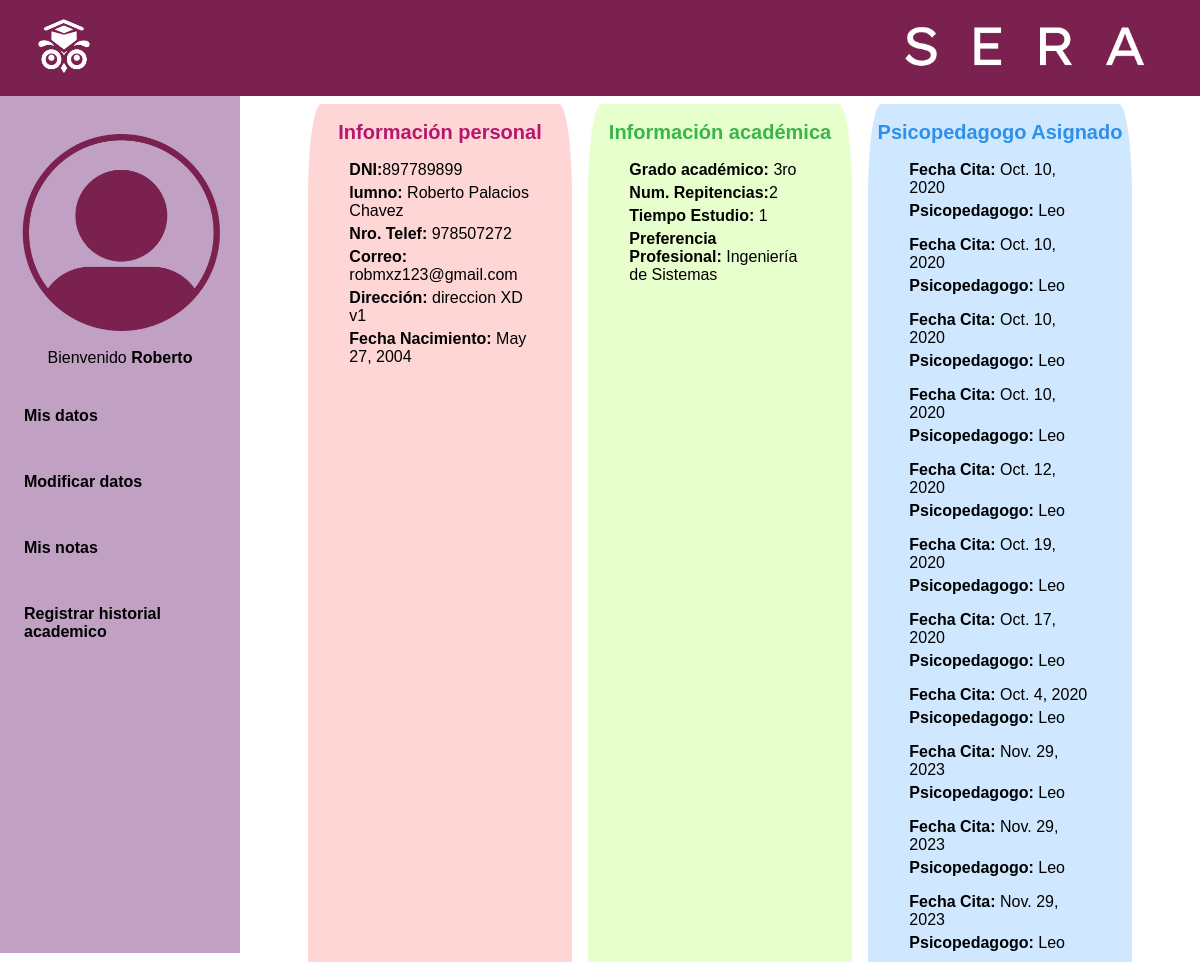
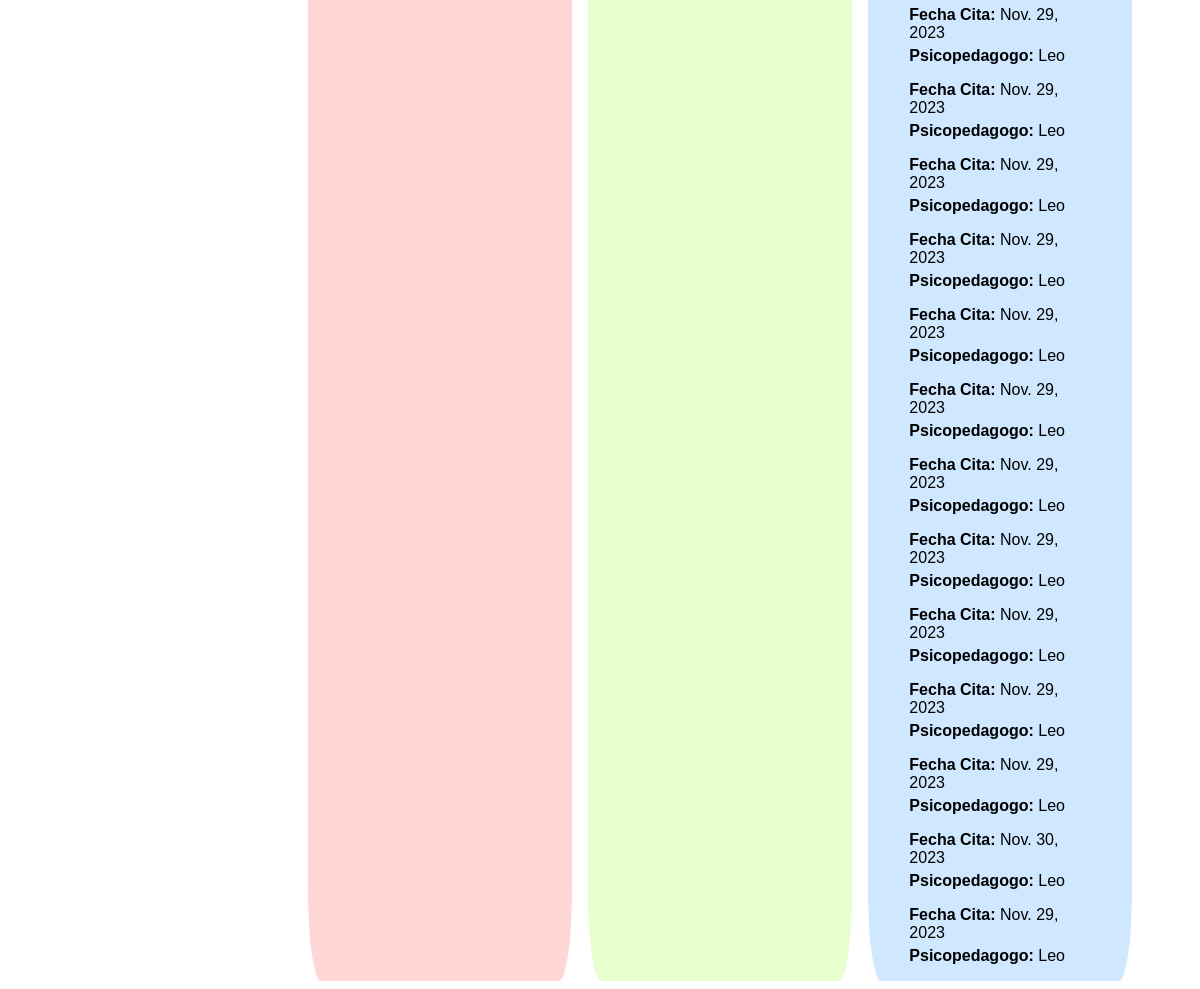
Page /estudiante (signed in) on the committed database (2 pictures, top to bottom).
### main/models.py (models this page shows, shortened)
class Alumno(models.Model):
    user = models.ForeignKey(User, on_delete=models.CASCADE)
    documento_identidad = models.CharField(max_length=20, unique=True)
    nombre = models.CharField(max_length=100)
    apellidos = models.CharField(max_length=100)
    fecha_nacimiento = models.DateField()
    sexo = models.CharField(max_length=1, choices=[('M', 'Masculino'), ('F', 'Femenino')])
    telefono = models.CharField(max_length=15)
    direccion = models.TextField()
    correo_electronico = models.EmailField(unique=True)

class HistorialAcademico(models.Model):
    alumno = models.ForeignKey(Alumno, on_delete=models.CASCADE)
    grado_academico = models.CharField(max_length=50)
    numero_repitencias = models.IntegerField(default=0)
    tiempo_estudio = models.IntegerField()  # Puedes ajustar este campo según tus necesidades
    preferencia_profesional = models.CharField(max_length=100)

class Cita(models.Model):
    psicopedagogo = models.ForeignKey(Psicopedagogo, on_delete=models.CASCADE)
    alumno = models.ForeignKey(Alumno, on_delete=models.CASCADE)
    fecha = models.DateField()

class Psicopedagogo(models.Model):
    user = models.ForeignKey(User, on_delete=models.CASCADE)
    Psicopedagogo_DNI = models.CharField(max_length=8, unique=True)
    Psicopedagogo_NOMBRE = models.CharField(max_length=100)
    Psicopedagogo_APELLIDOS = models.CharField(max_length=100)
    Psicopedagogo_FECHA_NACIMIENTO = models.DateField()
    Psicopedagogo_GRADO_ACADEMICO = models.CharField(max_length=20)
    Psicopedagogo_NUMERO_TELEFONICO = models.CharField(max_length=9)
    Psicopedagogo_DIRECCION = models.TextField()
    Psicopedagogo_CORREO_ELECTRONICO = models.EmailField(unique=True)
    def __str__(self):
        return f"{self.Psicopedagogo_NOMBRE} "

### main/views.py (the view)
# urls.py: path('estudiante',views.estudiante, name='estudiante'),
def estudiante(request):
    user_actual = request.user
    alumnos = Alumno.objects.filter(user=user_actual)
    alumno = get_object_or_404(Alumno, user=request.user)
    hists = HistorialAcademico.objects.filter(alumno=alumno)
    context = {"alumnos": alumnos, "hists": hists}
    citas = Cita.objects.filter(alumno=alumno)
    context = {"alumnos": alumnos, "hists": hists, "citas":citas}
    return render(request,'main/estudiante.html', context)

### main/templates/main/estudiante.html (shortened to what this page needs)
{% extends 'main/base.html' %}
{% block content %}
{% load static %}
<head>
    <link rel="stylesheet" href="{% static 'style.css' %}">
</head>
<body class="body2">
    <header>
      <img src="{% static 'assets/SERA_LOGO_BLANCO.png' %}" alt="imagen-logo">
      <img src="{% static 'assets/SERA_TITULO_BLANCO.png' %}" alt="imagen-logo">
    </header>
    <div class="display-flex">
      <nav>
        <img src="{% static 'assets/ICONO_GENERAL_PERFIL.png' %}" alt="foto-persona">
        {% for alumno in alumnos %}
            <p>Bienvenido <strong>{{alumno.nombre}}</strong></p>
        {%endfor%}
        <a href="/estudiante" class="class-option">Mis datos</a>
        <a href="/editar-alumno" class="class-option">Modificar datos</a>
        <a href="/estudiante-notas" class="class-option">Mis notas</a>
        <a href="/create-historial" class="class-option">Registrar historial academico</a>
      </nav>
    <main>
        <div class="grid-center">
          <section class="personal-data container-data">
            <h2>Información personal</h2>
            {% for alumno in alumnos %}
            <ul>
              <li><b>DNI:</b>{{alumno.documento_identidad}}</li>
              <li><b>lumno:</b> {{alumno.nombre}} {{alumno.apellidos}} </li>
              <li><b>Nro. Telef:</b> {{alumno.telefono}}</li>
              <li><b>Correo:</b> {{alumno.correo_electronico}}</li>
              <li><b>Dirección:</b> {{alumno.direccion}}</li>
              <li><b>Fecha Nacimiento:</b> {{alumno.fecha_nacimiento}}</li>
            </ul>
            {%endfor%}
          </section>
          <section class="academic-data container-data">
            <h2>Información académica</h2>
              {% for hist in hists %}
              <ul>
                <li><b>Grado académico:</b> {{hist.grado_academico}}</li>
                <li><b>Num. Repitencias:</b>{{hist.numero_repitencias}}</li>
                <li><b>Tiempo Estudio:</b> {{hist.tiempo_estudio}}</li>
                <li><b>Preferencia Profesional:</b> {{hist.preferencia_profesional}}</li>
              </ul>
            {%endfor%}
          </section>
          <section class="assigned-tutoring container-data">
            <h2>Psicopedagogo Asignado</h2>
            {% for cita in citas %}
              <ul>
                <li><b>Fecha Cita:  </b> {{cita.fecha}}</li>
                <li><b>Psicopedagogo:</b> {{cita.psicopedagogo}}</li>
              </ul>
            {%endfor%}
          </section>
        </div>
      </main>
    </div>
    {% endblock %}

### main/static/style.css (style rules this page uses)
:root { --color1:#c0a0c3; --color2:#f1889b; --color3:#ffcdd4; --color4:#7A2150; --negro: #000000; --blanco: #FFFFFF; --rosado-claro:#FFD6D6; --rosado-oscuro:#B4186E; --verde-oscuro:#39B54A; --verde-claro:#E7FFCC; --azul-claro:#CFE8FF; --azul-oscuro:#2D90EB; --rosa-palido:#C170A1; --gris: #F1F1F1; --lavanda: #E7E6FB; --rosa-bebe: #F9E5EA; --panache: #FBEDD9; --cian-palido: #CFF6FF; --rojo: #ED1D2B; --gris-oscuro: #737373; --fuentePrincipal: 'Lexend-Deca',sans-serif; }
html, body { height: 100%; margin: 0; padding: 0; overflow-x: hidden; position: relative; background-image: url('assets/SERA_IMAGEN_FONDO_LOGIN.png'); background-size: cover; background-color: var(--negro); background-repeat: no-repeat; font-family: var(--fuentePrincipal); }
main { margin: 0 auto; max-width: 70%; }
.body2 { background-image: none; background-color: var(--blanco); height: 100%; margin: 0; padding: 0; overflow-x: hidden; position: relative; background-size: cover; background-repeat: no-repeat; font-family: var(--fuentePrincipal); }
header { display: flex; background-color:var(--color4); width: 100%; height: 10vh; margin: 0; padding: 1vh; justify-content: space-between; }
header img { height: 80%; margin:0.5% 2%; }
nav { display: grid; background-color: var(--color1); height: 100%; width: 20%; }
nav img { margin-top: 15%; width: 100%; }
.class-option { text-decoration: none; color: var(--negro); font-weight: bold; padding:10%; }
h2 { font-size: 20px; font-weight: bold; text-align: center; }
ul { list-style-type: none; padding: 0 15%; }
li { margin-bottom: 5px; }
.personal-data { background-color: var(--rosado-claro); }
.personal-data h2 { color: var(--rosado-oscuro); }
.academic-data { background-color: var(--verde-claro); }
.academic-data h2 { color: var(--verde-oscuro); }
.assigned-tutoring { background-color: var(--azul-claro); }
.assigned-tutoring h2 { color: var(--azul-oscuro); }
.container-data { margin: 3%; padding: 0 0.75%; height: auto; flex-direction: column; border-radius: 5%; }
.grid-center { display: grid; grid-template-columns: repeat(3,1fr); }
p { text-align: center; }
.display-flex { display: flex; height: auto; }

### rows in the picture
Alumno: nombre "Roberto", documento_identidad "897789899", apellidos "Palacios Chavez", telefono "978507272", correo_electronico "robmxz123@gmail.com", direccion "direccion XD v1", fecha_nacimiento "May 27, 2004"
HistorialAcademico: grado_academico "3ro", numero_repitencias "2", tiempo_estudio "1", preferencia_profesional "Ingeniería de Sistemas"
Cita: fecha "Oct. 10, 2020", psicopedagogo "Leo"
Cita: fecha "Oct. 10, 2020", psicopedagogo "Leo"
Cita: fecha "Oct. 10, 2020", psicopedagogo "Leo"
Cita: fecha "Oct. 10, 2020", psicopedagogo "Leo"
Cita: fecha "Oct. 12, 2020", psicopedagogo "Leo"
Cita: fecha "Oct. 19, 2020", psicopedagogo "Leo"
Cita: fecha "Oct. 17, 2020", psicopedagogo "Leo"
Cita: fecha "Oct. 4, 2020", psicopedagogo "Leo"
Cita: fecha "Nov. 29, 2023", psicopedagogo "Leo"
Cita: fecha "Nov. 29, 2023", psicopedagogo "Leo"
Cita: fecha "Nov. 29, 2023", psicopedagogo "Leo"
Cita: fecha "Nov. 29, 2023", psicopedagogo "Leo"
Cita: fecha "Nov. 29, 2023", psicopedagogo "Leo"
Cita: fecha "Nov. 29, 2023", psicopedagogo "Leo"
Cita: fecha "Nov. 29, 2023", psicopedagogo "Leo"
Cita: fecha "Nov. 29, 2023", psicopedagogo "Leo"
Cita: fecha "Nov. 29, 2023", psicopedagogo "Leo"
Cita: fecha "Nov. 29, 2023", psicopedagogo "Leo"
Cita: fecha "Nov. 29, 2023", psicopedagogo "Leo"
Cita: fecha "Nov. 29, 2023", psicopedagogo "Leo"
Cita: fecha "Nov. 29, 2023", psicopedagogo "Leo"
Cita: fecha "Nov. 29, 2023", psicopedagogo "Leo"
Cita: fecha "Nov. 30, 2023", psicopedagogo "Leo"
Cita: fecha "Nov. 29, 2023", psicopedagogo "Leo"
